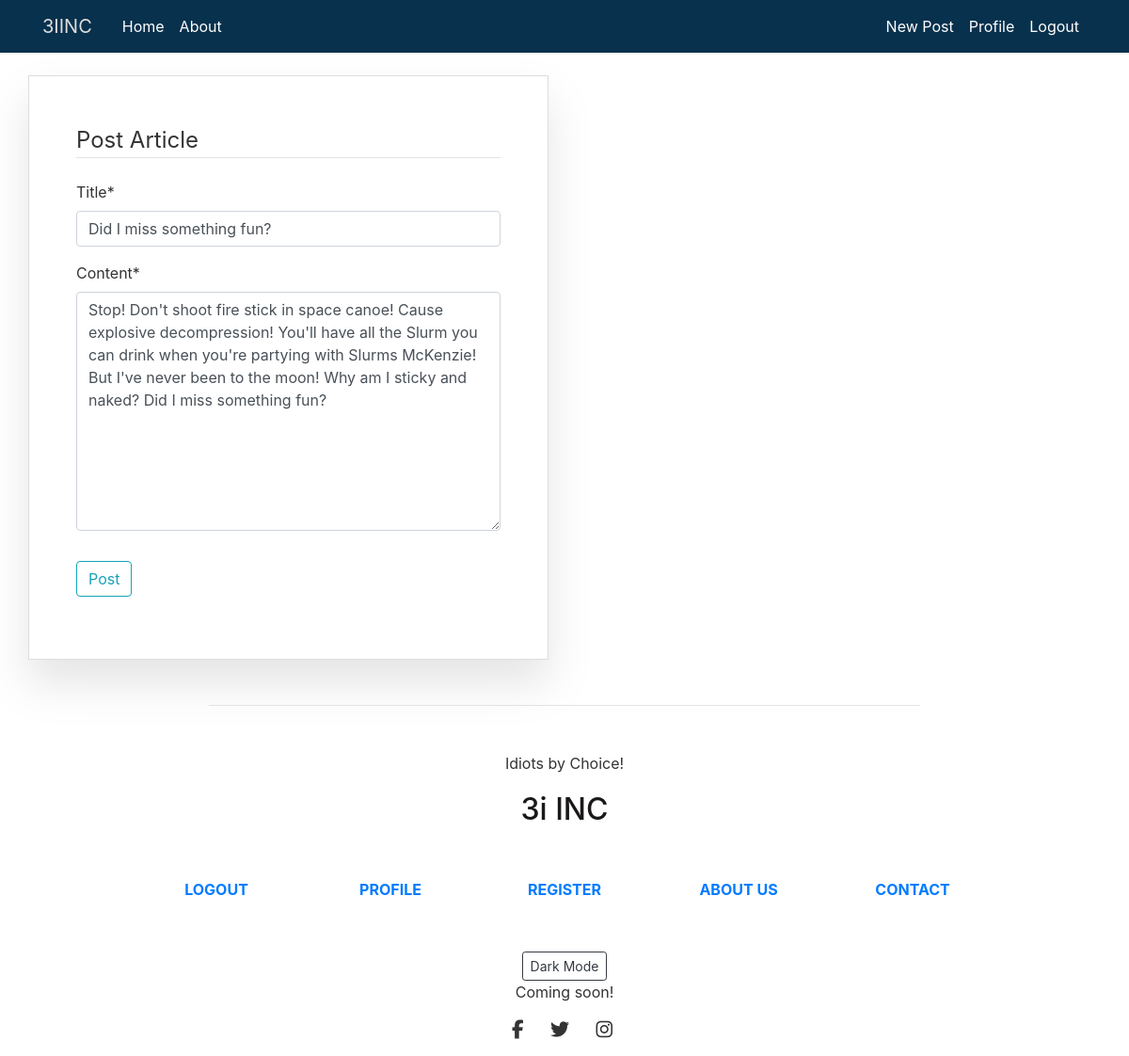
Before: /post/13/update/ (signed in) with the older database file.
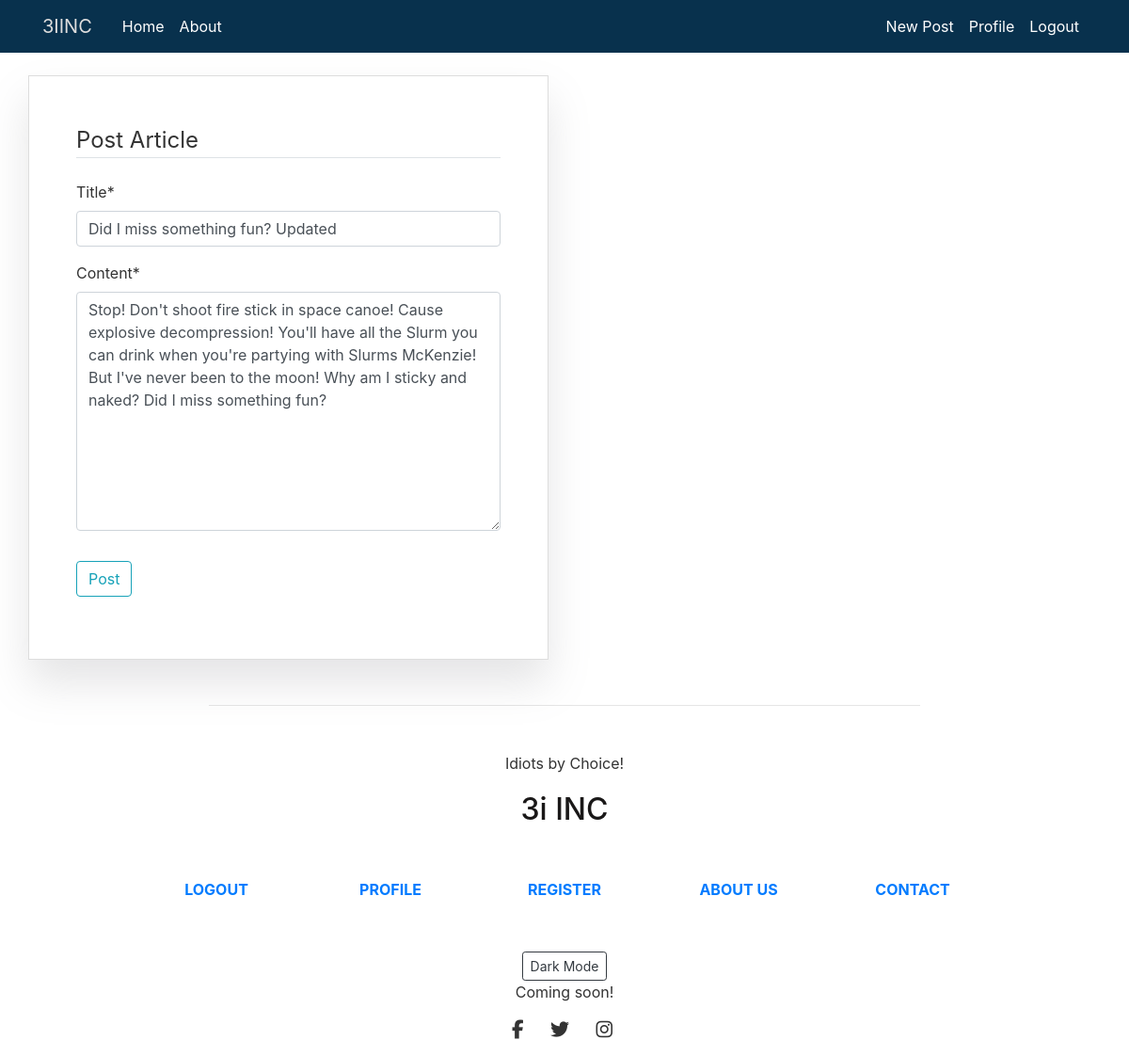
After: the same page with the newer database file.
### blog/models.py (models this page shows, shortened)
class Post(models.Model):
    title = models.CharField(max_length=100)
    subtitle = models.CharField(max_length=140, default='SOME STRING')
    content = models.TextField()
    date_posted = models.DateTimeField(default=timezone.now)
    author = models.ForeignKey(User, on_delete=models.CASCADE)

### blog/views.py (the view, shortened to what this page needs)
# urls.py: path('post/<int:pk>/update/', PostUpdateView.as_view(), name="post-update"),
class PostUpdateView(LoginRequiredMixin, UserPassesTestMixin, UpdateView):
    model = Post
    fields = ['title', 'content']
    def test_func(self):
        post = self.get_object()
        if self.request.user == post.author:
            return True
        return False

### blog/templates/blog/post_form.html (shortened to what this page needs)
{% extends "blog/base.html" %}
{% load crispy_forms_tags %}
{% block content %}
    <div class="content-section-form">
        <form method="POST">
            <fieldset class="form-group">
                <legend class="border-bottom mb-4">
                    Post Article
                </legend>
                {{ form|crispy }}
            </fieldset>
            <div class="form-group">
                <button class="btn btn-outline-info" type="submit">
                    Post
                </button>
            </div>
        </form>
    </div>
{% endblock content %}

### blog/templates/blog/base.html (shortened to what this page needs)
{% load static %}
<!DOCTYPE html>
<head>
    <link rel="stylesheet" href="https://maxcdn.bootstrapcdn.com/bootstrap/4.0.0/css/bootstrap.min.css">
    <link rel="stylesheet" type="text/css" href="{% static 'blog/main.css' %}">
</head>
<body>
    <header class="site-header">
        <nav class="navbar navbar-expand-xl bg-steel fixed-top">
            <div class="container">
                <a class="navbar-brand mr-4" href="{% url '3iinc-home' %}">3IINC</a>
                <div class="collapse navbar-collapse" id="navbarToggle">
                    <div class="navbar-nav mr-auto">
                        <a class="nav-item nav-link" href="{% url '3iinc-home' %}">Home</a>
                        <a class="nav-item nav-link" href="{% url '3iinc-about' %}">About</a>
                    </div>
                    <div class="navbar-nav">
                        {% if user.is_authenticated %}
                            <a class="nav-item nav-link" href="{% url 'post-create' %}">New Post</a>
                            <a class="nav-item nav-link" href="{% url 'profile' %}">Profile</a>
                            <a class="nav-item nav-link" href="{% url 'logout' %}">Logout</a>
                        {% else %}
                            <a class="nav-item nav-link" href="{% url 'profile' %}">Profile</a>
                            <a class="nav-item nav-link" href="{% url 'login' %}">Login</a>
                            <a class="nav-item nav-link" href="{% url 'register' %}">Register</a>
                        {% endif %}
                    </div>
                </div>
            </div>
        </nav>
    </header>
    <main role="main" class="container content-row">
            <div class="card-deck my-5 ">
                    {% block content %}{% endblock %}
            </div>
<footer class="page-footer font-small indigo">
        <div class="container">
          <hr class="rgba-white-light" style="margin: 0 15%;">
          <div class="row d-flex text-center justify-content-center mb-md-0 mb-4">
            <div class="col-md-8 col-12 mt-5">
              <p style="line-height: 1.7rem">
                Idiots by Choice!
                <h2 style="text-align: center;">3i INC</h2>
            </div>
          </div>
          <div class="row text-center d-flex justify-content-center pt-5 mb-3">
                <div class="col-md-2 mb-3">
                  <h6 class="text-uppercase font-weight-bold">
                        {% if user.is_authenticated %}
                        <a href="{% url 'logout' %}">Logout</a>
                        {% else %}
                            <a href="{% url 'login' %}">Sign in</a>
                        {% endif %}
                  </h6>
                </div>
                <div class="col-md-2 mb-3">
                  <h6 class="text-uppercase font-weight-bold">
                    <a href="{% url 'profile' %}">Profile</a>
                  </h6>
                </div>
                <div class="col-md-2 mb-3">
                        <h6 class="text-uppercase font-weight-bold">
                          <a href="{% url 'register' %}">Register</a>
                        </h6>
                </div>
                <div class="col-md-2 mb-3">
                        <h6 class="text-uppercase font-weight-bold">
                          <a href="{% url '3iinc-about' %}">About us</a>
                        </h6>
                      </div>
                <div class="col-md-2 mb-3">
                  <h6 class="text-uppercase font-weight-bold">
                    <a href="#!">Contact</a>
                  </h6>
                </div>
              </div>
              <div class="container text-align-center text-center p-3">
                <button type="button" class="btn btn-outline-dark btn-sm" data-toggle="button" aria-pressed="false" autocomplete="off">
                  Dark Mode
                </button><br>
                <text class="text-small">
                  Coming soon!
                </text>
              </div>
          <div class="row pb-4 ml-1">
            <div class="col-md-12">
              <div class="flex-center text-center mb-2">
                <a class="fb-ic">
                  <i class="fa fa-facebook-f fa-lg white-text mr-4"> </i>
                </a>
                <a class="tw-ic">
                  <i class="fa fa-twitter fa-lg white-text mr-4"> </i>
                </a>
                <a class="ins-ic">
                  <i class="fa fa-instagram fa-lg white-text mr-4"> </i>
                </a>
              </div>
            </div>
          </div>
        </div>
      </footer>
</body>
</html>

### blog/static/blog/main.css (style rules this page uses)
body { color: #333333; margin-top: 5rem; font-family: -apple-system, BlinkMacSystemFont, 'Segoe UI', Roboto, Oxygen, Ubuntu, Cantarell, 'Open Sans', 'Helvetica Neue', sans-serif; }
h1, h2, h3, h4, h5, h6 { color: #1a1818; }
.navbar-brand { color: #dddddd; }
.bg-steel { background-color: #08314d; }
.site-header .navbar-nav .nav-link { color: #ffffff; }
.content-section-form { padding: 50px; border: 1px solid #dddddd; box-shadow: 0px 25px 42px rgba(125, 123, 128, 0.2); align-items: center; justify-content: center; }

Changed rows visible on the page:
changed Post: title "Did I miss something fun?" → "Did I miss something fun? Updated"
